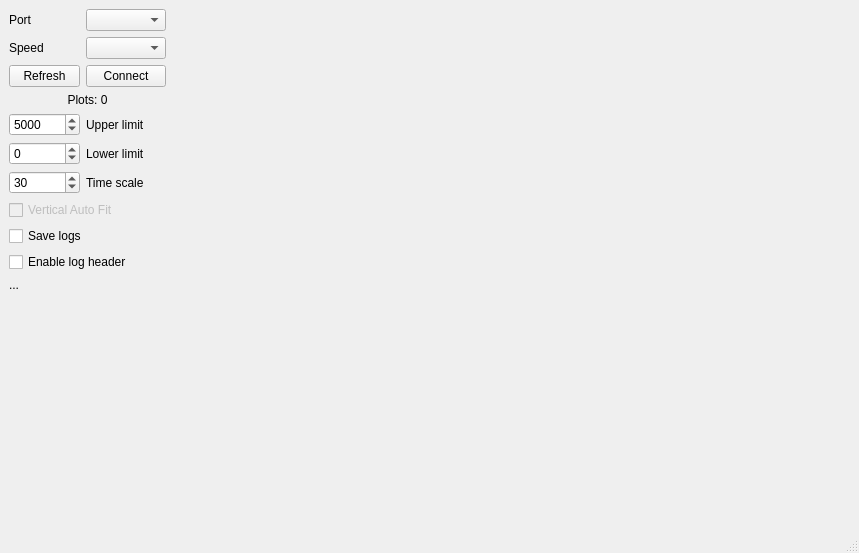
<?xml version="1.0" encoding="UTF-8"?>
<ui version="4.0">
 <class>MainWindow</class>
 <widget class="QMainWindow" name="MainWindow">
  <property name="geometry">
   <rect>
    <x>0</x>
    <y>0</y>
    <width>859</width>
    <height>553</height>
   </rect>
  </property>
  <property name="windowTitle">
   <string>Serial Plotter </string>
  </property>
  <widget class="QWidget" name="centralwidget">
   <layout class="QHBoxLayout" name="horizontalLayout">
    <item>
     <layout class="QGridLayout" name="gridLayout_2">
      <item row="6" column="1">
       <widget class="QLabel" name="label_5">
        <property name="text">
         <string>Lower limit</string>
        </property>
       </widget>
      </item>
      <item row="6" column="0">
       <widget class="QSpinBox" name="spinBoxYBottom">
        <property name="minimum">
         <number>-100000</number>
        </property>
        <property name="maximum">
         <number>100000</number>
        </property>
       </widget>
      </item>
      <item row="0" column="0">
       <widget class="QLabel" name="label">
        <property name="text">
         <string>Port</string>
        </property>
       </widget>
      </item>
      <item row="1" column="1">
       <widget class="QComboBox" name="comboBoxSpeed"/>
      </item>
      <item row="10" column="0" colspan="2">
       <widget class="QCheckBox" name="checkBox_2">
        <property name="text">
         <string>Enable log header</string>
        </property>
       </widget>
      </item>
      <item row="3" column="0">
       <widget class="QPushButton" name="pushButtonRefreh">
        <property name="sizePolicy">
         <sizepolicy hsizetype="Ignored" vsizetype="Ignored">
          <horstretch>0</horstretch>
          <verstretch>0</verstretch>
         </sizepolicy>
        </property>
        <property name="text">
         <string>Refresh</string>
        </property>
       </widget>
      </item>
      <item row="1" column="0">
       <widget class="QLabel" name="label_2">
        <property name="text">
         <string>Speed</string>
        </property>
       </widget>
      </item>
      <item row="0" column="1">
       <widget class="QComboBox" name="comboBoxPort"/>
      </item>
      <item row="11" column="0" colspan="2">
       <widget class="QLabel" name="label_7">
        <property name="sizePolicy">
         <sizepolicy hsizetype="Minimum" vsizetype="Minimum">
          <horstretch>0</horstretch>
          <verstretch>0</verstretch>
         </sizepolicy>
        </property>
        <property name="text">
         <string>...</string>
        </property>
        <property name="alignment">
         <set>Qt::AlignJustify|Qt::AlignVCenter</set>
        </property>
       </widget>
      </item>
      <item row="3" column="1">
       <widget class="QPushButton" name="pushButton">
        <property name="sizePolicy">
         <sizepolicy hsizetype="Minimum" vsizetype="Fixed">
          <horstretch>0</horstretch>
          <verstretch>0</verstretch>
         </sizepolicy>
        </property>
        <property name="maximumSize">
         <size>
          <width>200</width>
          <height>200</height>
         </size>
        </property>
        <property name="text">
         <string>Connect</string>
        </property>
       </widget>
      </item>
      <item row="4" column="0" colspan="2">
       <widget class="QLabel" name="label_3">
        <property name="text">
         <string>Plots: 0</string>
        </property>
        <property name="alignment">
         <set>Qt::AlignCenter</set>
        </property>
       </widget>
      </item>
      <item row="5" column="0">
       <widget class="QSpinBox" name="spinBoxYTop">
        <property name="minimum">
         <number>-100000</number>
        </property>
        <property name="maximum">
         <number>100000</number>
        </property>
        <property name="value">
         <number>5000</number>
        </property>
       </widget>
      </item>
      <item row="13" column="0" colspan="2">
       <spacer name="verticalSpacer">
        <property name="orientation">
         <enum>Qt::Vertical</enum>
        </property>
        <property name="sizeHint" stdset="0">
         <size>
          <width>20</width>
          <height>40</height>
         </size>
        </property>
       </spacer>
      </item>
      <item row="5" column="1">
       <widget class="QLabel" name="label_4">
        <property name="text">
         <string>Upper limit</string>
        </property>
       </widget>
      </item>
      <item row="8" column="0" colspan="2">
       <widget class="QCheckBox" name="checkBox">
        <property name="enabled">
         <bool>false</bool>
        </property>
        <property name="text">
         <string>Vertical Auto Fit </string>
        </property>
        <property name="checkable">
         <bool>true</bool>
        </property>
       </widget>
      </item>
      <item row="7" column="0">
       <widget class="QSpinBox" name="spinBox">
        <property name="minimum">
         <number>1</number>
        </property>
        <property name="maximum">
         <number>3600</number>
        </property>
        <property name="value">
         <number>30</number>
        </property>
       </widget>
      </item>
      <item row="7" column="1">
       <widget class="QLabel" name="label_6">
        <property name="text">
         <string>Time scale</string>
        </property>
       </widget>
      </item>
      <item row="9" column="0" colspan="2">
       <widget class="QCheckBox" name="checkBoxLogs">
        <property name="text">
         <string>Save logs</string>
        </property>
       </widget>
      </item>
     </layout>
    </item>
    <item>
     <widget class="QCustomPlot" name="widget" native="true">
      <property name="sizePolicy">
       <sizepolicy hsizetype="MinimumExpanding" vsizetype="Preferred">
        <horstretch>0</horstretch>
        <verstretch>0</verstretch>
       </sizepolicy>
      </property>
     </widget>
    </item>
   </layout>
  </widget>
  <widget class="QMenuBar" name="menubar">
   <property name="geometry">
    <rect>
     <x>0</x>
     <y>0</y>
     <width>859</width>
     <height>26</height>
    </rect>
   </property>
  </widget>
  <widget class="QStatusBar" name="statusbar"/>
 </widget>
 <customwidgets>
  <customwidget>
   <class>QCustomPlot</class>
   <extends>QWidget</extends>
   <header>qcustomplot.h</header>
   <container>1</container>
  </customwidget>
 </customwidgets>
 <resources/>
 <connections/>
</ui>
